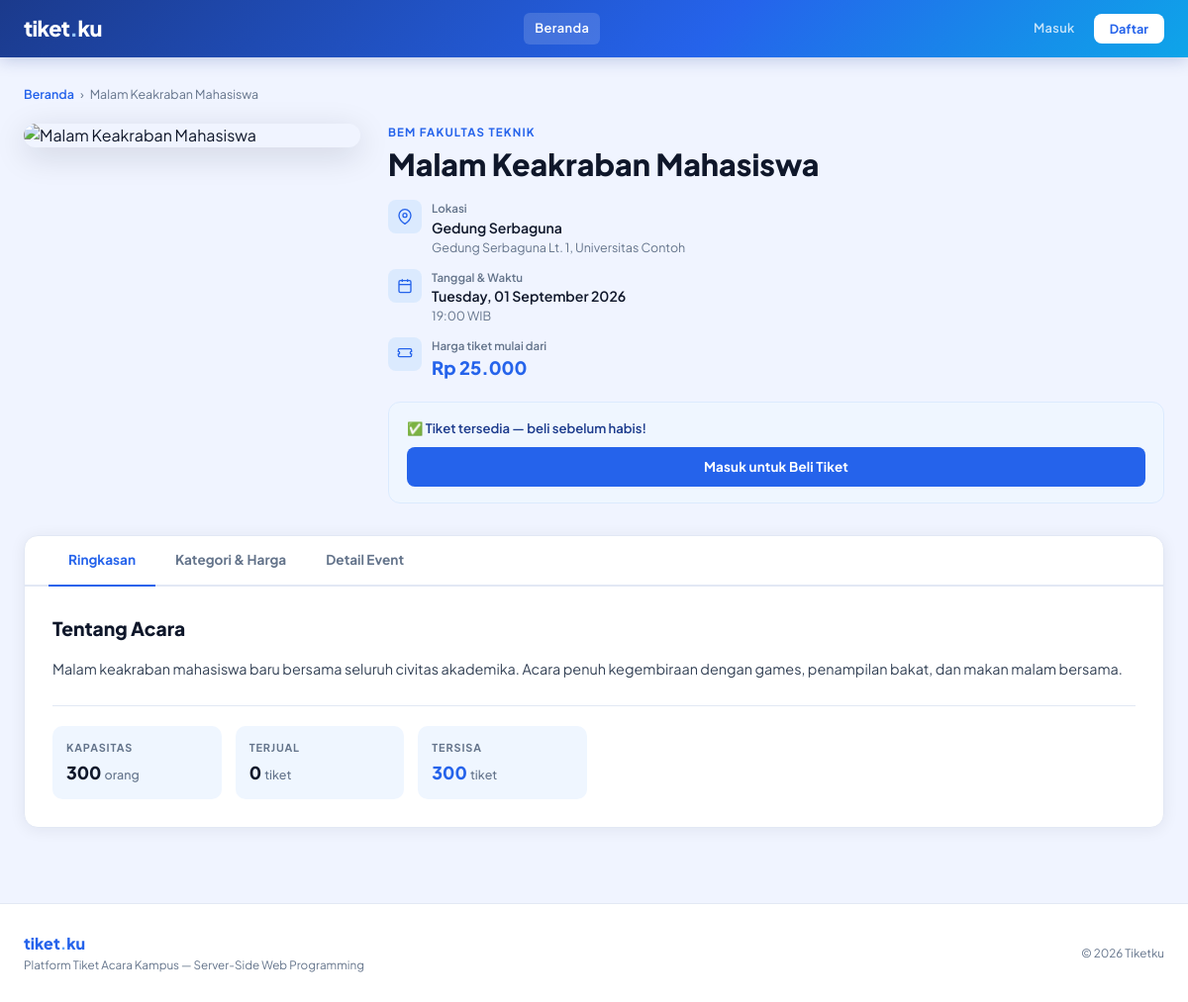
Page /public/index.php?controller=event&action=detail&id=4 on the committed database.
### tables this page shows
CREATE TABLE IF NOT EXISTS events (
    id              INT AUTO_INCREMENT PRIMARY KEY,
    name            VARCHAR(150) NOT NULL,
    event_date      DATETIME NOT NULL,
    venue           VARCHAR(200),
    description     TEXT,
    image_url       VARCHAR(500),
    location_detail VARCHAR(300),
    capacity        INT DEFAULT 0,
    price           DECIMAL(10,2) DEFAULT 0,
    organizer_id    INT NOT NULL,
    created_at      TIMESTAMP DEFAULT CURRENT_TIMESTAMP,
    FOREIGN KEY (organizer_id) REFERENCES organizers(id) ON DELETE CASCADE
);

CREATE TABLE IF NOT EXISTS organizers (
    id            INT AUTO_INCREMENT PRIMARY KEY,
    name          VARCHAR(100) NOT NULL,
    contact_email VARCHAR(100),
    created_at    TIMESTAMP DEFAULT CURRENT_TIMESTAMP
);

### controllers/EventController.php (called while the page is built, shortened)
<?php
require_once __DIR__ . '/../models/Event.php';
class EventController {
    private $event;
    public function __construct($db) {
        $this->event     = new Event($db);
    }
    public function detail() {
        $this->event->id = $_GET['id'];
        if (!$this->event->readOne()) {
            header("Location: /event_ticketing/public/index.php?controller=event&action=index");
            exit;
        }
        $event      = $this->event;
        require_once __DIR__ . '/../views/events/detail.php';
    }
}
?>

### models/Event.php (called while the page is built, shortened)
<?php
class Event {
    private $conn;
    private $table_name = "events";
    public $id;
    public function __construct($db) {
        $this->conn = $db;
    }
    public function readOne() {
        $query = "SELECT e.*, o.name as organizer_name
                  FROM " . $this->table_name . " e
                  LEFT JOIN organizers o ON e.organizer_id = o.id
                  WHERE e.id = ? LIMIT 0,1";
        $stmt = $this->conn->prepare($query);
        $stmt->bindParam(1, $this->id);
        $stmt->execute();
        $row = $stmt->fetch(PDO::FETCH_ASSOC);
        if ($row) {
            $this->name            = $row['name'];
            $this->event_date      = $row['event_date'];
            $this->venue           = $row['venue'];
            $this->description     = $row['description']     ?? '';
            $this->image_url       = $row['image_url']       ?? '';
            $this->location_detail = $row['location_detail'] ?? '';
            $this->capacity        = $row['capacity'];
            $this->price           = $row['price'];
            $this->organizer_name  = $row['organizer_name'];
            return true;
        }
        return false;
    }
    public function getConfirmedTicketsCount() {
        $query = "SELECT COALESCE(SUM(qty), 0) as count FROM tickets
                WHERE event_id = ? AND status IN ('confirmed', 'pending')";
        $stmt  = $this->conn->prepare($query);
        $stmt->bindParam(1, $this->id);
        $stmt->execute();
        $row = $stmt->fetch(PDO::FETCH_ASSOC);
        return $row['count'];
    }
}
?>

### views/events/detail.php (the view, shortened to what this page needs)
<?php ob_start();
$img = !empty($event->image_url) ? $event->image_url
     : 'https://images.unsplash.com/photo-1540575467063-178a50c2df87?w=900&q=80';
$tab = $_GET['tab'] ?? 'ringkasan';
?>
<div style="display:flex;align-items:center;gap:6px;margin-bottom:20px;font-size:0.78rem;color:var(--muted);">
    <a href="?controller=event&action=index" style="color:var(--blue-mid);text-decoration:none;font-weight:600;">Beranda</a>
    <span>›</span>
    <span><?= htmlspecialchars($event->name) ?></span>
</div>
<div style="display:flex;gap:28px;align-items:flex-start;flex-wrap:wrap;margin-bottom:32px;">
    <div style="flex:0 0 auto;width:340px;max-width:100%;">
        <div style="border-radius:14px;overflow:hidden;box-shadow:0 8px 32px rgba(15,23,42,0.15);">
            <img src="<?= htmlspecialchars($img) ?>"
                 alt="<?= htmlspecialchars($event->name) ?>"
                 style="width:100%;display:block;object-fit:cover;max-height:380px;"
                 onerror="this.src='https://images.unsplash.com/photo-1540575467063-178a50c2df87?w=600&q=70'">
        </div>
    </div>
    <div style="flex:1;min-width:260px;">
        <p style="font-size:0.72rem;font-weight:700;letter-spacing:0.1em;text-transform:uppercase;color:var(--blue-mid);margin-bottom:6px;"><?= htmlspecialchars($event->organizer_name ?? '') ?></p>
        <h1 style="font-size:1.9rem;font-weight:800;color:var(--ink);line-height:1.2;margin-bottom:18px;"><?= htmlspecialchars($event->name) ?></h1>
        <div style="display:flex;flex-direction:column;gap:12px;margin-bottom:20px;">
            <div style="display:flex;align-items:flex-start;gap:10px;">
                <div style="width:34px;height:34px;border-radius:8px;background:var(--blue-pale);display:flex;align-items:center;justify-content:center;flex-shrink:0;">
                    <svg width="16" height="16" viewBox="0 0 24 24" fill="none" stroke="var(--blue-mid)" stroke-width="2"><path d="M21 10c0 7-9 13-9 13s-9-6-9-13a9 9 0 0118 0z"/><circle cx="12" cy="10" r="3"/></svg>
                </div>
                <div>
                    <p style="font-size:0.72rem;color:var(--muted);font-weight:600;">Lokasi</p>
                    <p style="font-size:0.88rem;color:var(--ink);font-weight:600;"><?= htmlspecialchars($event->venue) ?></p>
                    <?php if (!empty($event->location_detail)): ?>
                    <p style="font-size:0.78rem;color:var(--muted);"><?= htmlspecialchars($event->location_detail) ?></p>
                    <?php endif; ?>
                </div>
            </div>
            <div style="display:flex;align-items:flex-start;gap:10px;">
                <div style="width:34px;height:34px;border-radius:8px;background:var(--blue-pale);display:flex;align-items:center;justify-content:center;flex-shrink:0;">
                    <svg width="16" height="16" viewBox="0 0 24 24" fill="none" stroke="var(--blue-mid)" stroke-width="2"><rect x="3" y="4" width="18" height="18" rx="2"/><line x1="16" y1="2" x2="16" y2="6"/><line x1="8" y1="2" x2="8" y2="6"/><line x1="3" y1="10" x2="21" y2="10"/></svg>
                </div>
                <div>
                    <p style="font-size:0.72rem;color:var(--muted);font-weight:600;">Tanggal & Waktu</p>
                    <p style="font-size:0.88rem;color:var(--ink);font-weight:600;"><?= date('l, d F Y', strtotime($event->event_date)) ?></p>
                    <p style="font-size:0.78rem;color:var(--muted);"><?= date('H:i', strtotime($event->event_date)) ?> WIB</p>
                </div>
            </div>
            <div style="display:flex;align-items:flex-start;gap:10px;">
                <div style="width:34px;height:34px;border-radius:8px;background:var(--blue-pale);display:flex;align-items:center;justify-content:center;flex-shrink:0;">
                    <svg width="16" height="16" viewBox="0 0 24 24" fill="none" stroke="var(--blue-mid)" stroke-width="2"><path d="M2 6a2 2 0 012-2h16a2 2 0 012 2v2a2 2 0 100 4v2a2 2 0 01-2 2H4a2 2 0 01-2-2v-2a2 2 0 100-4V6z"/></svg>
                </div>
                <div>
                    <p style="font-size:0.72rem;color:var(--muted);font-weight:600;">Harga tiket mulai dari</p>
                    <p style="font-size:1.15rem;font-weight:800;color:var(--blue-mid);">Rp <?= number_format($event->price,0,',','.') ?></p>
                </div>
            </div>
        </div>
        <div style="background:var(--blue-xpale);border:1.5px solid var(--blue-pale);border-radius:12px;padding:16px 18px;">
            <?php
            $soldFromTickets = $event->getConfirmedTicketsCount();
            $totalSold  = $soldFromTickets;
            $remaining  = $event->capacity - $soldFromTickets;
            ?>
            <p style="font-size:0.82rem;color:var(--blue-deep);font-weight:600;margin-bottom:10px;">
                <?= $remaining > 0 ? "✅ Tiket tersedia — beli sebelum habis!" : "🚫 Tiket Sold Out!" ?>
            </p>
            <?php if ($remaining <= 0): ?>
                <button disabled style="width:100%;padding:10px;background:#CBD5E1;color:#94A3B8;border:none;border-radius:8px;font-weight:700;font-size:0.9rem;cursor:not-allowed;">
                    🚫 Tiket Habis
                </button>
            <?php elseif (isset($_SESSION['user_id'])): ?>
                <a href="?controller=ticket&action=create&event_id=<?= $event->id ?>" class="btn-primary" style="width:100%;justify-content:center;padding:10px;">
                    Beli Tiket Sekarang
                </a>
            <?php else: ?>
                <a href="?controller=auth&action=login" class="btn-primary" style="width:100%;justify-content:center;padding:10px;">
                    Masuk untuk Beli Tiket
                </a>
            <?php endif; ?>
        </div>
    </div>
</div>
<div style="background:#fff;border-radius:14px;border:1px solid var(--border);overflow:hidden;box-shadow:var(--shadow-card);">
    <div style="padding:0 24px;border-bottom:2px solid var(--border);">
        <div style="display:flex;gap:0;">
            <?php foreach (['ringkasan'=>'Ringkasan','kategori'=>'Kategori &amp; Harga','detail'=>'Detail Event'] as $key => $label): ?>
            <button onclick="switchTab('<?= $key ?>')"
                id="tab-btn-<?= $key ?>"
                style="padding:14px 20px;font-size:0.85rem;font-weight:700;border:none;background:transparent;cursor:pointer;border-bottom:2.5px solid transparent;margin-bottom:-2px;color:var(--muted);transition:all 0.18s;white-space:nowrap;<?= $tab===$key?'color:var(--blue-mid);border-bottom-color:var(--blue-mid);':'' ?>">
                <?= $label ?>
            </button>
            <?php endforeach; ?>
        </div>
    </div>
    <div style="padding:28px;">
        <div id="panel-ringkasan" style="display:<?= $tab==='ringkasan'?'block':'none' ?>;">
            <h2 style="font-size:1.2rem;font-weight:800;color:var(--ink);margin-bottom:14px;">Tentang Acara</h2>
            <?php if (!empty($event->description)): ?>
            <p style="color:var(--ink-soft);font-size:0.9rem;line-height:1.75;"><?= nl2br(htmlspecialchars($event->description)) ?></p>
            <?php else: ?>
            <p style="color:var(--muted);font-size:0.88rem;">Deskripsi acara belum tersedia.</p>
            <?php endif; ?>
            <div style="display:grid;grid-template-columns:repeat(auto-fill,minmax(160px,1fr));gap:14px;margin-top:24px;padding-top:20px;border-top:1px solid var(--border);">
                <div style="background:var(--blue-xpale);border-radius:10px;padding:14px;">
                    <p style="font-size:0.68rem;font-weight:700;letter-spacing:0.08em;text-transform:uppercase;color:var(--muted);margin-bottom:4px;">Kapasitas</p>
                    <p style="font-size:1.1rem;font-weight:800;color:var(--ink);"><?= number_format($event->capacity) ?> <span style="font-size:0.78rem;font-weight:500;color:var(--muted);">orang</span></p>
                </div>
                <div style="background:var(--blue-xpale);border-radius:10px;padding:14px;">
                    <p style="font-size:0.68rem;font-weight:700;letter-spacing:0.08em;text-transform:uppercase;color:var(--muted);margin-bottom:4px;">Terjual</p>
                    <p style="font-size:1.1rem;font-weight:800;color:var(--ink);"><?= $totalSold ?> <span style="font-size:0.78rem;font-weight:500;color:var(--muted);">tiket</span></p>
                </div>
                <div style="background:var(--blue-xpale);border-radius:10px;padding:14px;">
                    <p style="font-size:0.68rem;font-weight:700;letter-spacing:0.08em;text-transform:uppercase;color:var(--muted);margin-bottom:4px;">Tersisa</p>
                    <p style="font-size:1.1rem;font-weight:800;color:<?= $remaining>0?'var(--blue-mid)':'var(--danger)' ?>;"><?= $remaining ?> <span style="font-size:0.78rem;font-weight:500;color:var(--muted);">tiket</span></p>
                </div>
            </div>
        </div>
    </div>
</div>
<?php $content = ob_get_clean(); require_once __DIR__ . '/../layouts/main.php'; ?>

### views/layouts/main.php (style rules this page uses)
:root { --white: #FFFFFF; --bg: #F0F4FF; --bg-card: #FFFFFF; --border: #E2E8F4; --blue-deep: #1B3A8C; --blue-mid: #2563EB; --blue-soft: #3B82F6; --blue-light: #60A5FA; --blue-pale: #DBEAFE; --blue-xpale: #EFF6FF; --cyan: #0EA5E9; --ink: #0F172A; --ink-soft: #334155; --muted: #64748B; --muted-light: #94A3B8; --success: #10B981; --warning: #F59E0B; --danger: #EF4444; --grad-main: linear-gradient(135deg, #1B3A8C 0%, #2563EB 60%, #0EA5E9 100%); --grad-card: linear-gradient(135deg, #1e40af 0%, #3b82f6 100%); --shadow-blue: 0 4px 20px rgba(37,99,235,0.18); --shadow-card: 0 2px 16px rgba(15,23,42,0.07); }
*, *::before, *::after { box-sizing: border-box; margin: 0; padding: 0; }
html { height: 100%; }
body { font-family: 'Plus Jakarta Sans', sans-serif; background: var(--bg); color: var(--ink); min-height: 100vh; display: flex; flex-direction: column; }
.btn-primary { background: var(--blue-mid); color: #fff; padding: 0.55rem 1.3rem; border-radius: 8px; font-weight: 700; font-size: 0.84rem; border: none; cursor: pointer; text-decoration: none; display: inline-flex; align-items: center; gap: 6px; transition: all 0.18s; letter-spacing: 0.01em; }

### rows in the picture
events: name "Malam Keakraban Mahasiswa", organizer.name "BEM FAKULTAS TEKNIK", venue "Gedung Serbaguna", location_detail "Gedung Serbaguna Lt. 1, Universitas Contoh", event_date "Tuesday, 01 September 2026", event_date "19:00", price "25.000", description "Malam keakraban mahasiswa baru bersama seluruh civitas akademika. Acara penuh kegembiraan dengan games, penampilan bakat, dan makan malam bersama.", capacity "300"

### other values in the picture
$label "Ringkasan"
$label "Kategori & Harga"
$label "Detail Event"
$totalSold "0"
